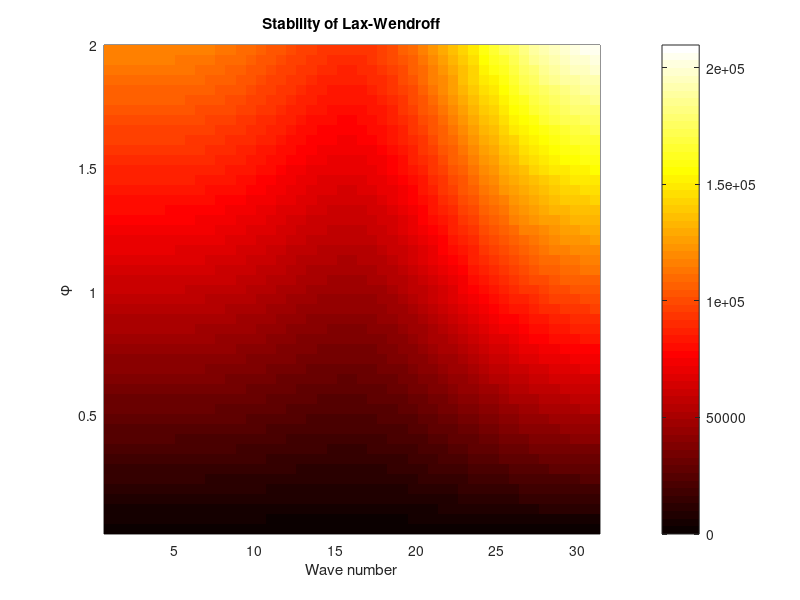
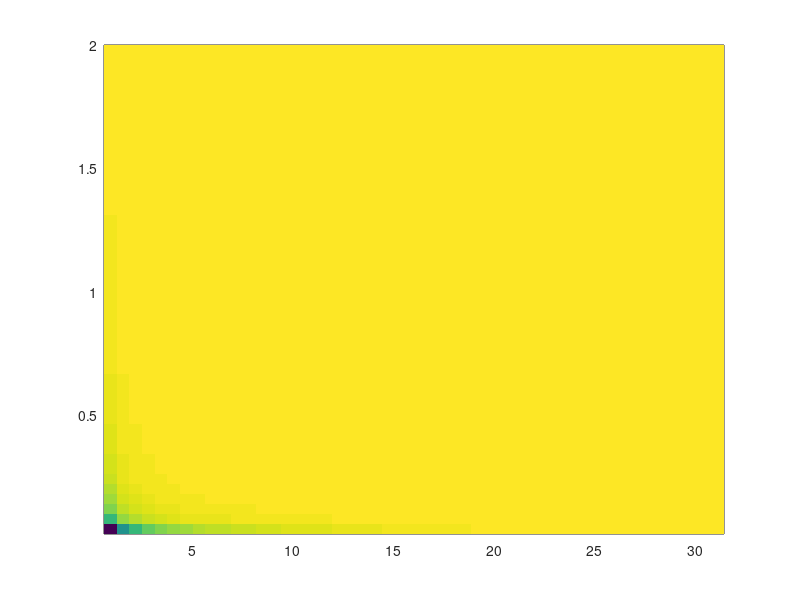

The MATLAB source for these figures, in order: (Note: this script raises an error after producing the figures.)
clear all
close all
clc

% 
% Script performing stability/phase error analysis for a third-order
% accurate approach to solving the advection equation, u_t + c u_x =0.  The
% third order scheme is
% 
%   u(j,n+1) = u(j,n) -1/2 phi ( u(j+1,n) - u(j-1,n) )
%                   +1/2 phi^2 (u(j+1,n) + u(j-1,n) -2 u(j,n) )
% 
% where:
%   phi = c delta t/delta x is the Courant number
% 
% Written by Jim Powell, 20 Sept. 2024
% 

% Just for definiteness, assume we are working on an interval of length 10
% with 100 subdivisions:
L=10; J=100; dx=L/J; c=1;

% define a vector of wave numbers
khat=2*pi*[1:J/2]/J;    % equivalent to 2*pi*k/L*dx

% define a vector of phi to test
nphi=50; phi=linspace(1/nphi,2,nphi); % we start at a small phi rather than zero 
                        % to avoid division by zero below

% define a 2D grid of k, phi for density plotting
[K,Phi]=meshgrid(khat,phi);

a_neg2 = 1/6*(Phi^3 - Phi);
a_neg1 = 1/2*(2*Phi + Phi^2 - Phi^3);
a_0 = 1 - 1/2*Phi - Phi^2 + 1/2*Phi^3;
a_1 = 1/6*(-2*Phi + 3*Phi^2 - Phi^3);

% calculate the (complex) von Neumann multiplier
A = a_1*exp(i*K) + a_0 + a_neg1*exp(-i*K) + a_neg2*exp(-2*i*K);
Lambda=abs(A);

% plot results as a hot density plot, with an additional (green) contour 
% indicating lambda = 1
pcolor(K/dx,Phi,Lambda), shading flat, colormap hot, colorbar
hold on, contour(K/dx,Phi,Lambda,[1 1],'g','LineWidth',2), hold off
xlabel('Wave number'), ylabel('\phi')
title('Stability of Lax-Wendroff')

% now for phase speed ratio
Dt=dx/c*Phi;   % matrix of delta ts
Omega=-atan2(imag(A),real(A))./Dt;
Phase_Ratio=dx/c*Omega./K;      % because the K has a factor of dx in it

% density plot
figure
pcolor(K/dx,Phi,Phase_Ratio), shading flat, colormap parula, colorbar
hold on, contour(K/dx,Phi,Phase_Ratio,[1 1],'k','LineWidth',2), hold off
xlabel('Wave number'), ylabel('\phi')
title('Phase Speed Ratio for Lax-Wendroff')


% calculate von Neumann stability:
